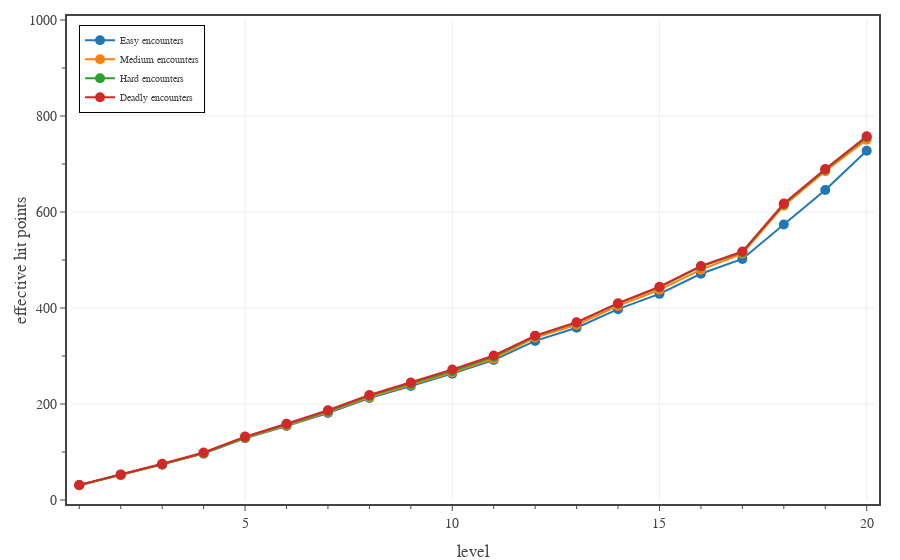

The notebook cell this image was saved under:
### Code cell
# Plots average daily effective DPR for PCs, calculated for a full adventuring day with two short rests.
levels = np.array(range(1,21,1))

fig = go.Figure()

for diff in ['Easy','Medium','Hard','Deadly']:
    d = ENCOUNTER_DIFFICULTIES[diff]
    pc_data_file = f'./pc data - {diff} 2 short rests.json'

    with open(pc_data_file, 'r') as fin:
        pc_data = json.load(fin)

    eDPR = np.zeros(20)
    for pc_class in PC_CLASSES:
        eDPR += np.array(pc_data[pc_class]['effective hit points mean'])/len(PC_CLASSES)

    fig.add_trace(go.Scatter(
        x=levels, 
        y=eDPR,
        mode='lines+markers', 
        line=dict(color=d['color'], dash='solid'),
        marker={'size': 10},
        unselected=dict(marker=dict(opacity=0.0)),
        name=diff + ' encounters',
        hovertemplate=
            '<b>' + diff + ' encounters</b><br>'+
            'lvl %{x}<br>'+
            'eDPR %{y:.2f}'+
            '<extra></extra>'
    ))

fig.update_layout(
    template=TFB_TEMPLATE,
    #width=600,
    #height=800,
    xaxis=dict(
        title_text='level',
        range=[0.8, 20.2],
        tick0=0, dtick=5,
        minor=dict(tick0=0, dtick=1),
    ),
    yaxis=dict(
        title_text='effective hit points',
        range=[0, 1000],
        tick0=0, dtick=200.0,
        minor=dict(tick0=0, dtick=100.0),
    ),
    legend=dict(
        yanchor='top',  y=0.99,
        xanchor='left', x=0.01,
        orientation='v',
    )
)

fig.show(config=TFB_CONFIG)
if SAVEFIGS:
    fig.write_html(
        f'./fig-full-daily-edpr-vs-level-adventuring-days.html', 
        include_plotlyjs=False, 
        full_html=False, 
        config=TFB_CONFIG
    )

### Figure 1 — Plotly figure (JSON) as saved in the notebook; plotly's stock layout.template omitted (floating-point values rounded to 4 significant figures)
{"data": [{"hovertemplate": "<b>Easy encounters</b><br>lvl %{x}<br>eDPR %{y:.2f}<extra></extra>", "line": {"color": "#1F77B4", "dash": "solid"}, "marker": {"size": 10}, "mode": "lines+markers", "name": "Easy encounters", "type": "scatter", "unselected": {"marker": {"opacity": 0}}, "x": [1, 2, 3, 4, 5, 6, 7, 8, 9, 10, 11, 12, 13, 14, 15, 16, 17, 18, 19, 20], "y": [30.81, 52.26, 73.66, 96.58, 128.8, 154.1, 181.3, 212.6, 237.7, 263.3, 291.6, 331.4, 359.0, 397.6, 429.5, 471.3, 502.1, 573.9, 646.0, 727.6]}, {"hovertemplate": "<b>Medium encounters</b><br>lvl %{x}<br>eDPR %{y:.2f}<extra></extra>", "line": {"color": "#FF7F0E", "dash": "solid"}, "marker": {"size": 10}, "mode": "lines+markers", "name": "Medium encounters", "type": "scatter", "unselected": {"marker": {"opacity": 0}}, "x": [1, 2, 3, 4, 5, 6, 7, 8, 9, 10, 11, 12, 13, 14, 15, 16, 17, 18, 19, 20], "y": [30.91, 52.4, 73.94, 97.18, 129.5, 155.3, 183.1, 214.4, 240.1, 265.5, 294.4, 338.4, 365.0, 404.3, 437.9, 479.9, 513.4, 613.1, 684.9, 750.7]}, {"hovertemplate": "<b>Hard encounters</b><br>lvl %{x}<br>eDPR %{y:.2f}<extra></extra>", "line": {"color": "#2CA02C", "dash": "solid"}, "marker": {"size": 10}, "mode": "lines+markers", "name": "Hard encounters", "type": "scatter", "unselected": {"marker": {"opacity": 0}}, "x": [1, 2, 3, 4, 5, 6, 7, 8, 9, 10, 11, 12, 13, 14, 15, 16, 17, 18, 19, 20], "y": [31.08, 52.65, 74.44, 97.92, 130.5, 157.4, 184.6, 216.9, 241.9, 268.4, 298.3, 341.6, 369.4, 409.1, 443.1, 486.2, 516.3, 616.1, 688.0, 755.9]}, {"hovertemplate": "<b>Deadly encounters</b><br>lvl %{x}<br>eDPR %{y:.2f}<extra></extra>", "line": {"color": "#D62728", "dash": "solid"}, "marker": {"size": 10}, "mode": "lines+markers", "name": "Deadly encounters", "type": "scatter", "unselected": {"marker": {"opacity": 0}}, "x": [1, 2, 3, 4, 5, 6, 7, 8, 9, 10, 11, 12, 13, 14, 15, 16, 17, 18, 19, 20], "y": [31.28, 52.93, 75.33, 98.97, 132.0, 158.7, 187.1, 218.7, 244.9, 272.0, 301.2, 342.4, 370.3, 410.0, 444.3, 487.6, 517.6, 617.6, 689.7, 757.9]}], "layout": {"legend": {"orientation": "v", "x": 0.01, "xanchor": "left", "y": 0.99, "yanchor": "top"}, "xaxis": {"dtick": 5, "minor": {"dtick": 1, "tick0": 0}, "range": [0.8, 20.2], "tick0": 0, "title": {"text": "level"}}, "yaxis": {"dtick": 200, "minor": {"dtick": 100, "tick0": 0}, "range": [0, 1000], "tick0": 0, "title": {"text": "effective hit points"}}}}
